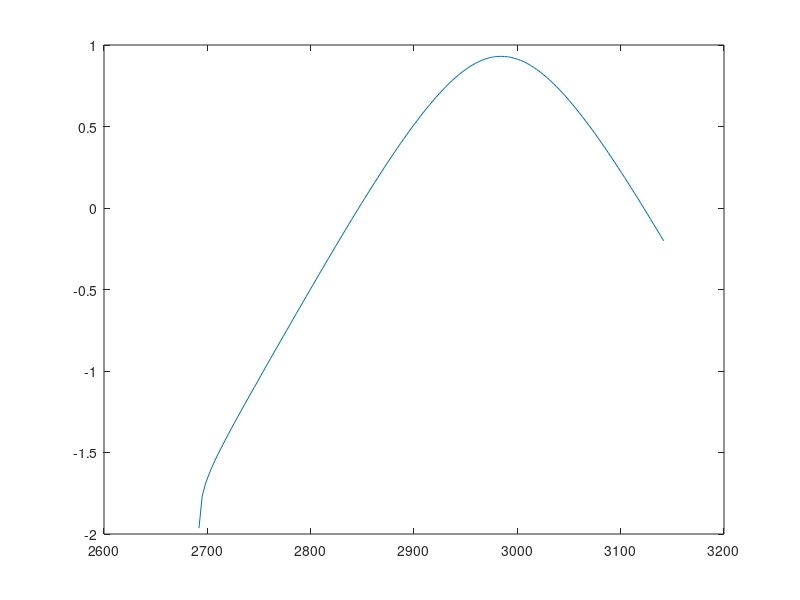

The MATLAB source for this figure:
function UnstablePeriodic
    %clears any annoying figures
    clf
    options = odeset('RelTol',1e-5,'AbsTol',1e-8);
    %our parameters
    h = 2;
    r = 10;
    w = .01;
    A = 10.5;
    P = 5;
    %calculate the roots/initial conditions
    x0s = roots([-1 0 r h]);
    %save only real roots and transpose (needed later)
    x0s = x0s(imag(x0s)==0).';
    unstable = x0s(3)
    tvec = linspace(2*pi/w*P,0,1000);
    [t,x] = ode45(@(t,x) h+r*x-x.^3+A*sin(w*t),tvec,unstable);
    plot(t,x);
    